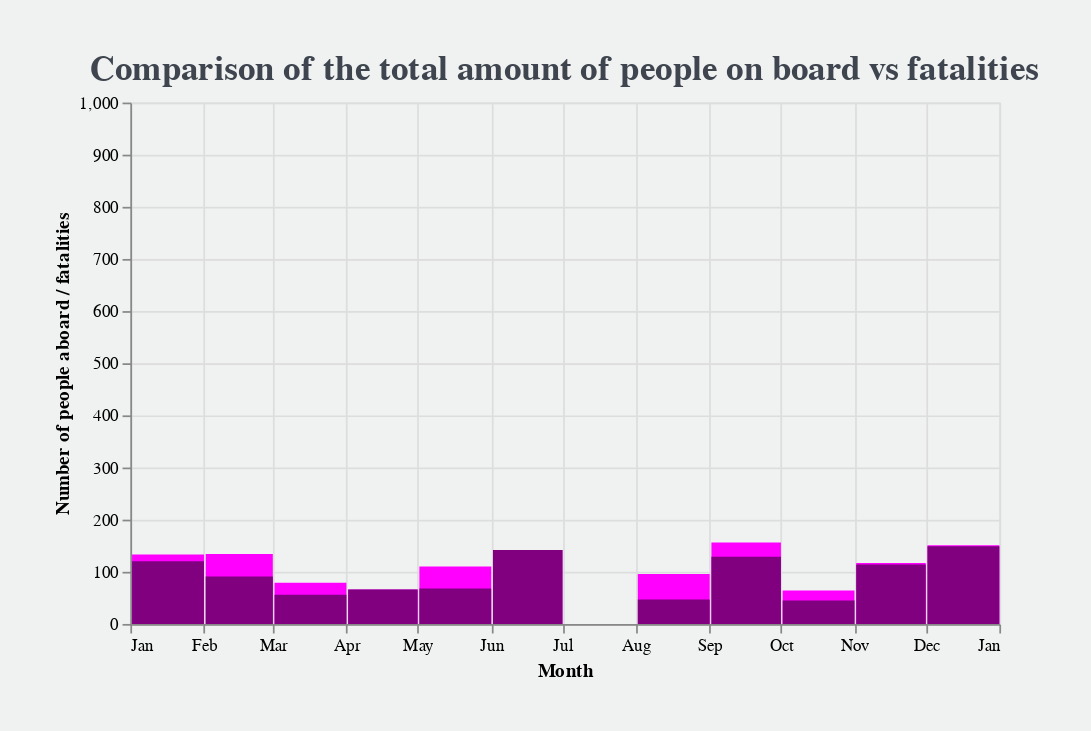

Notebook code for this chart:
### Markdown cell above
Visualising.

### Code cell
slider = alt.binding_range(min=1959, max=2009, step=1)
select_year = alt.selection_single(name="year", fields=['Year'], bind=slider, init={'Year': 1959})

bars1 = alt.Chart(vis3).mark_bar().encode(
    x = alt.X('month(Month):T', title = "Month"),
    y = alt.Y('Aboard_Per_Month:Q', scale = alt.Scale(domain = [0, 800]), title = "Number of people aboard / fatalities"),
    color = alt.value('magenta'))

bars2 = alt.Chart(vis3).mark_bar().encode(
    x = alt.X('month(Month):T'),
    y = alt.Y('Fatalities_Per_Month:Q', scale = alt.Scale(domain = [0, 1000])),
    color = alt.value('purple'))

(bars1 + bars2).properties(width = 500, background = '#F0F1F1', padding = 30, title = alt.TitleParams(text = 'Comparison of the total amount of people on board vs fatalities',
                    font = 'Inconsolata', fontSize = 20, color = '#3E454F')).add_selection(select_year).transform_filter(select_year)

### Figure 1 — Vega-Lite specification as saved in the notebook (floating-point values rounded to 4 significant figures; data arrays with more than 128 entries replaced by an {"elided": "..."} marker saying what was removed)
{"config": {"view": {"continuousWidth": 400, "continuousHeight": 300}}, "layer": [{"mark": "bar", "encoding": {"color": {"value": "magenta"}, "x": {"type": "temporal", "field": "Month", "timeUnit": "month", "title": "Month"}, "y": {"type": "quantitative", "field": "Aboard_Per_Month", "scale": {"domain": [0, 800]}, "title": "Number of people aboard / fatalities"}}, "selection": {"year": {"type": "single", "fields": ["Year"], "bind": {"input": "range", "max": 2009, "min": 1959, "step": 1}, "init": {"Year": 1959}}}}, {"mark": "bar", "encoding": {"color": {"value": "purple"}, "x": {"type": "temporal", "field": "Month", "timeUnit": "month"}, "y": {"type": "quantitative", "field": "Fatalities_Per_Month", "scale": {"domain": [0, 1000]}}}}], "background": "#F0F1F1", "data": {"name": "data-f2f5cef8d05d60468efabcfb9e5cb6f5"}, "padding": 30, "title": {"text": "Comparison of the total amount of people on board vs fatalities", "color": "#3E454F", "font": "Inconsolata", "fontSize": 20}, "transform": [{"filter": {"selection": "year"}}], "width": 500, "$schema": "https://vega.github.io/schema/vega-lite/v4.0.0.json", "datasets": {"data-f2f5cef8d05d60468efabcfb9e5cb6f5": {"elided": "601 records"}}}
